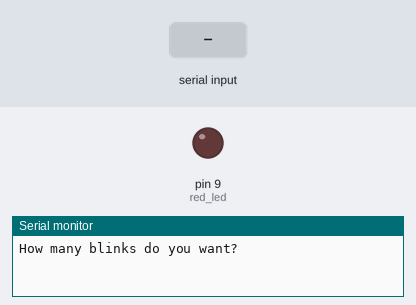
A sketch run on a simulated Arduino Uno, built with avr-gcc and run on an emulated ATmega328P. Shown: output pins drawn as LEDs (lit = HIGH), the last lines printed to the serial monitor. Dashed ring = blinking. The inputs (shaded band) are chosen by the test bench.

Above: at 1.2 s.
1.3 s: "90,45\n" received over Serial
At 2.7 s:
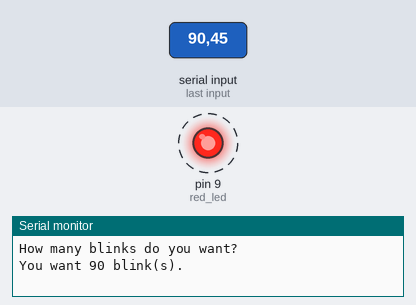
Timing chart, 0 to 10.3 s (numbered marks = the images above; inputs shaded):
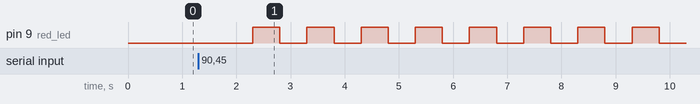

The sketch:

Tutorial_18_2_ParseInt_Blinks.ino
```cpp
//Reading Number from Serial Monitor - Number of Blinks
int num_blinks; //user input
String msg = "How many blinks do you want? ";
String msg2 = "You want ";
String msg3 = " blink(s).";
int red_led = 9;
int wait = 500;
int msg_wait = 1000;

void setup() {
  // put your setup code here, to run once:
  pinMode(red_led, OUTPUT);
  Serial.begin(9600);
}

void loop() {
  // put your main code here, to run repeatedly:

  Serial.println(msg);
  while(Serial.available() == 0) { //while there is no input
    //do nothing, wait until user inputs a data
  }

  num_blinks = Serial.parseInt(); //get user's int input

  Serial.println(msg2 + num_blinks + msg3);
  delay(msg_wait);

  for (int i = 0; i < num_blinks; i++) {
    digitalWrite(red_led, HIGH);
    delay(wait);
    digitalWrite(red_led, LOW);
    delay(wait);
  }

}
```

Measured:
- after the input at 1.3 s, pin 9 (red_led): alternates HIGH for 0.50 s and LOW for 0.50 s, starting after 1.0 s
